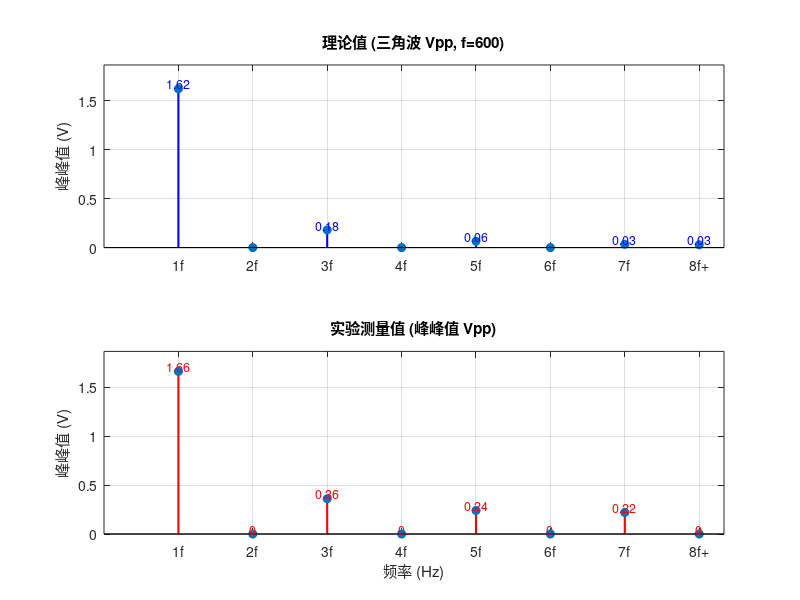

Here is the MATLAB script that generated this plot:
% ==========================================
% 实验任务：三角波信号分解频谱分析
% 特点：按 1/n^2 衰减 (高频分量非常小)，只有奇次谐波
% ==========================================
clc; clear; close all;

% --- 1. 参数设置 ---
f_base = 600;       % <--- 在这里修改频率：400 或 600
E = 1;              % 信号幅度 1V
harmonics = 1:8;    % 1f 到 8f+
freqs = harmonics * f_base; 

% --- 2. 理论值计算 (峰峰值) ---
theory_values = zeros(1, 8);

% (1) 计算前 7 次谐波
for n = 1:7
    if mod(n, 2) == 0
        % 偶次谐波理论为 0
        theory_values(n) = 0;
    else
        % 奇次谐波公式：幅度 = (8*E) / (n*pi)^2
        % 峰峰值 = 2 * 幅度
        v_pp = 2 * ( (8 * E) / (n * pi)^2 );
        theory_values(n) = v_pp;
    end
end

% (2) 计算 "8f以上" 的残余分量 (RSS)
sum_sq = 0;
for k = 8:2000
    if mod(k, 2) ~= 0 % 只有奇次有值
        v_pp_k = 2 * ( (8 * E) / (k * pi)^2 );
        sum_sq = sum_sq + v_pp_k^2;
    end
end
theory_values(8) = sqrt(sum_sq);

% --- 3. 实验测量值 (请填入真实数据) ---
% !!! 三角波的高频分量非常小，测量时很难读准，很多可能是0或者噪声 !!!
% 理论参考：1f≈1.62V, 3f≈0.18V, 5f≈0.06V, 7f≈0.03V (衰减极快)
measured_values = [1.66, 0, 0.36, 0, 0.24, 0, 0.22, 0];

% --- 4. 绘图 ---
figure('Name', ['三角波频谱 (f=' num2str(f_base) 'Hz)'], 'Color', 'w');
x_labels = {'1f', '2f', '3f', '4f', '5f', '6f', '7f', '8f+'};

% 子图1：理论值
subplot(2, 1, 1);
stem(freqs, theory_values, 'filled', 'LineWidth', 1.5, 'Color', 'b', 'MarkerSize', 6);
title(['理论值 (三角波 Vpp, f=' num2str(f_base) ')']);
ylabel('峰峰值 (V)');
grid on;
xticks(freqs);
xticklabels(x_labels);
ylim([0, max(theory_values)*1.15]);

% 显示数值 (只显示稍大一点的数值，避免0太乱)
for i = 1:8
    if theory_values(i) > 0.005 
        text(freqs(i), theory_values(i) + 0.05, sprintf('%.2f', theory_values(i)), ...
            'HorizontalAlignment', 'center', 'FontSize', 9, 'Color', 'b');
    end
end

% 子图2：测量值
subplot(2, 1, 2);
stem(freqs, measured_values, 'filled', 'LineWidth', 1.5, 'Color', 'r', 'MarkerSize', 6);
title(['实验测量值 (峰峰值 Vpp)']);
xlabel('频率 (Hz)');
ylabel('峰峰值 (V)');
grid on;
xticks(freqs);
xticklabels(x_labels);
ylim([0, max(theory_values)*1.15]); 

% 显示数值
for i = 1:8
    text(freqs(i), measured_values(i) + 0.05, num2str(measured_values(i)), ...
        'HorizontalAlignment', 'center', 'FontSize', 9, 'Color', 'r');
end
